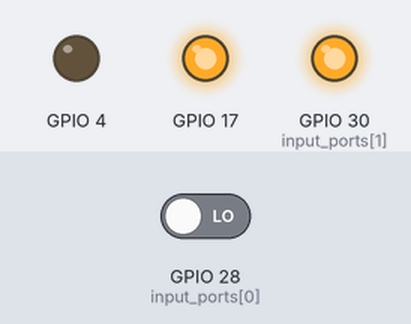
The program below on a simulated Raspberry Pi (BCM pin numbers). Shown: output pins drawn as LEDs (lit = HIGH). The inputs (shaded band) are chosen by the test bench; at power-on: GPIO 28 (input_ports[0]) LOW.

Above: at 0.1 s.
Timing chart, 0 to 1.6 s (numbered marks = the images above):
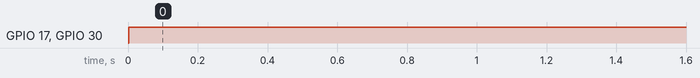

The program:

io.py
```python
#!/usr/bin/env python
# -*- coding: utf-8 -*-

# led one to another
# first parameter is led on time
# second parameter is times of led cycle
# when second parameter is less than 0;
# circle reversed
# when press red button
# led circle quicker
# when press green button
# led circle slower

from sys import argv
import time
import RPi.GPIO as GPIO
from twenty_on_off import led_on
from twenty_on_off import led_off
from twenty_on_off import light_num
GPIO.setmode(GPIO.BCM)
GPIO.setwarnings(False)

all_led = len(light_num)
try:
  repeat_time = int(argv[1])
except:
  repeat_time = 50

if repeat_time < 0:
  cont = -1
  repeat_time = abs(repeat_time)
else:
  cont = 1

def input_check(port):
  button = GPIO.input(port)
  return (button)

input_ports = [28, 30, 31]
GPIO.setup(input_ports[0], GPIO.IN)
GPIO.setup(input_ports[1], GPIO.OUT)
GPIO.setup(input_ports[2], GPIO.IN)
GPIO.output(input_ports[1], GPIO.HIGH)
inputwait = 5000
ratio = 1.5
high_thresh = 2
low_thresh = 500000

for i in range(repeat_time):
  for led in range(all_led)[::cont]:
    led_on(led)
    for t in range(inputwait):
      for port in input_ports[::2]:
        check = input_check(port)
        if check == False:
          if port == input_ports[0]:
            if inputwait > high_thresh:
              inputwait = int(inputwait / ratio)
          elif port == input_ports[2]:
            if inputwait < low_thresh:
              inputwait = int(inputwait * ratio)
          while check == False:
            check = input_check(port)
    led_off(led)

GPIO.cleanup()
```

twenty_on_off.py
```python
#!/usr/bin/env python
# -*- coding: utf-8 -*-

import RPi.GPIO as GPIO

# use port 29-31
from time import sleep
ports = [17, 18, 27, 22, 4]
light_num = [
   0, 1, 2, 3, 4, 5,
   6, 7, 8, 9, 10, 11,
   12, 13, 14, 15, 16,
   17, 18, 19]
p0, p1, p2, p3, p4, = ports
leds = [
[p0, p4], [p4, p0],
[p3, p4], [p4, p3],
[p1, p4], [p3, p0],
[p0, p3], [p1, p0],
[p0, p1], [p4, p1],
[p1, p3], [p3, p1],
[p2, p0], [p0, p2],
[p2, p4], [p2, p1],
[p1, p2], [p2, p3],
[p3, p2], [p4, p2]]

def led_on(num):
  led = leds[num]
  GPIO.setup(led[0], GPIO.OUT)
  GPIO.setup(led[1], GPIO.OUT)
  GPIO.output(led[0], GPIO.HIGH)

def led_off(num):
  led = leds[num]
  GPIO.setup(led[0], GPIO.OUT)
  GPIO.output(led[0], GPIO.LOW)
  GPIO.setup(led[0], GPIO.IN)
  GPIO.setup(led[1], GPIO.IN)

# not tested new functions, below

def for_back(repeat_time):
  if isdigit(repeat_time):
    if repeat_time < 0:
      cont = -1
      repeat_time = abs(repeat_time)
    else: cont = 1
  else: exit(1)
  return (repeat_time, cont)

def input_check(port):
  button = GPIO.input(port)
# wait to prevent chattering
  wait = 0.005
  sleep(wait)
  return (button)

# move led
def move_upper(led):
   if led % 5:
     return led - 1
   else:
      return led
#     return led + 4
def move_lower(led):
   if (led + 1) % 5:
     return led + 1
   else:
      return led
#     return led - 4
def move_left(led):
   if led > 14:
#     return led - 15
      return led
   else:
    return led + 5
def move_right(led):
   if led < 5:
#     return led + 15
      return led
   else:
    return led - 5
```

Measured:
- by itself, GPIO 17, GPIO 30 (input_ports[1]): LOW → HIGH at 0.00 s
